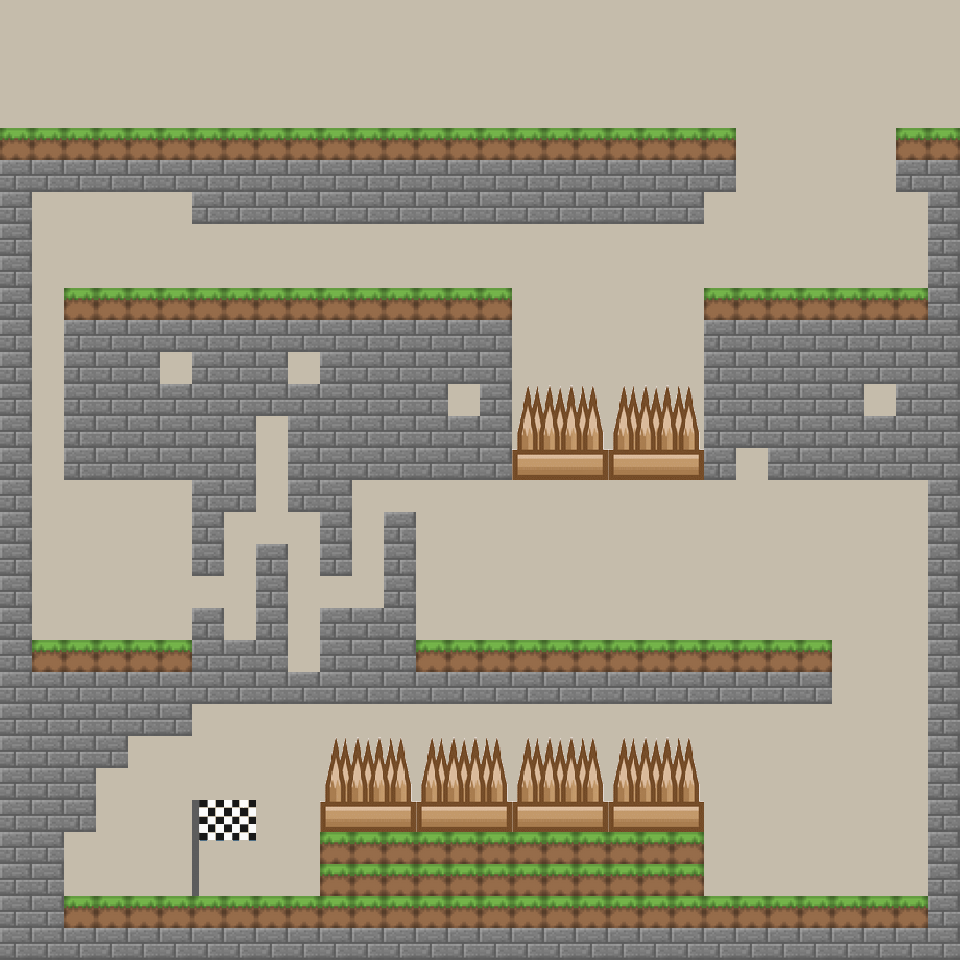

This game map was drawn from its Tiled (.tmx) file and the tilesets committed beside it. A one-line description and the full map source follow:
An orthogonal 30x30 tile map with 32x32 px tiles, 1 tile layer (level_1), 4 tilesets.

<map version="1.0" tiledversion="1.0.3" orientation="orthogonal" renderorder="right-down" width="30" height="30" tilewidth="32" tileheight="32" backgroundcolor="#c5bcab" nextobjectid="1">
 <tileset firstgid="1" name="dirt" tilewidth="32" tileheight="32" tilecount="1" columns="1">
  <image source="img/dirt.png" width="32" height="32" />
 </tileset>
 <tileset firstgid="2" name="cobble" tilewidth="32" tileheight="32" tilecount="1" columns="1">
  <image source="img/cobble.png" width="32" height="32" />
 </tileset>
 <tileset firstgid="3" name="spike1" tilewidth="32" tileheight="32" tilecount="9" columns="3">
  <image source="img/spike1.png" width="96" height="96" />
 </tileset>
 <tileset firstgid="12" name="flag" tilewidth="32" tileheight="32" tilecount="6" columns="2">
  <image source="img/flag.png" width="64" height="121" />
 </tileset>
 <layer name="level_1" width="30" height="30">
  <data encoding="csv">
0,0,0,0,0,0,0,0,0,0,0,0,0,0,0,0,0,0,0,0,0,0,0,0,0,0,0,0,0,0,
0,0,0,0,0,0,0,0,0,0,0,0,0,0,0,0,0,0,0,0,0,0,0,0,0,0,0,0,0,0,
0,0,0,0,0,0,0,0,0,0,0,0,0,0,0,0,0,0,0,0,0,0,0,0,0,0,0,0,0,0,
0,0,0,0,0,0,0,0,0,0,0,0,0,0,0,0,0,0,0,0,0,0,0,0,0,0,0,0,0,0,
1,1,1,1,1,1,1,1,1,1,1,1,1,1,1,1,1,1,1,1,1,1,1,0,0,0,0,0,1,1,
2,2,2,2,2,2,2,2,2,2,2,2,2,2,2,2,2,2,2,2,2,2,2,0,0,0,0,0,2,2,
2,0,0,0,0,0,2,2,2,2,2,2,2,2,2,2,2,2,2,2,2,2,0,0,0,0,0,0,0,2,
2,0,0,0,0,0,0,0,0,0,0,0,0,0,0,0,0,0,0,0,0,0,0,0,0,0,0,0,0,2,
2,0,0,0,0,0,0,0,0,0,0,0,0,0,0,0,0,0,0,0,0,0,0,0,0,0,0,0,0,2,
2,0,1,1,1,1,1,1,1,1,1,1,1,1,1,1,0,0,0,0,0,0,1,1,1,1,1,1,1,2,
2,0,2,2,2,2,2,2,2,2,2,2,2,2,2,2,0,0,0,0,0,0,2,2,2,2,2,2,2,2,
2,0,2,2,2,0,2,2,2,0,2,2,2,2,2,2,0,0,0,0,0,0,2,2,2,2,2,2,2,2,
2,0,2,2,2,2,2,2,2,2,2,2,2,2,0,2,3,4,5,3,4,5,2,2,2,2,2,0,2,2,
2,0,2,2,2,2,2,2,0,2,2,2,2,2,2,2,6,7,8,6,7,8,2,2,2,2,2,2,2,2,
2,0,2,2,2,2,2,2,0,2,2,2,2,2,2,2,9,10,11,9,10,11,2,0,2,2,2,2,2,2,
2,0,0,0,0,0,2,2,0,2,2,0,0,0,0,0,0,0,0,0,0,0,0,0,0,0,0,0,0,2,
2,0,0,0,0,0,2,0,0,0,2,0,2,0,0,0,0,0,0,0,0,0,0,0,0,0,0,0,0,2,
2,0,0,0,0,0,2,0,2,0,2,0,2,0,0,0,0,0,0,0,0,0,0,0,0,0,0,0,0,2,
2,0,0,0,0,0,0,0,2,0,0,0,2,0,0,0,0,0,0,0,0,0,0,0,0,0,0,0,0,2,
2,0,0,0,0,0,2,0,2,0,2,2,2,0,0,0,0,0,0,0,0,0,0,0,0,0,0,0,0,2,
2,1,1,1,1,1,2,2,2,0,2,2,2,1,1,1,1,1,1,1,1,1,1,1,1,1,0,0,0,2,
2,2,2,2,2,2,2,2,2,2,2,2,2,2,2,2,2,2,2,2,2,2,2,2,2,2,0,0,0,2,
2,2,2,2,2,2,0,0,0,0,0,0,0,0,0,0,0,0,0,0,0,0,0,0,0,0,0,0,0,2,
2,2,2,2,0,0,0,0,0,0,3,4,5,3,4,5,3,4,5,3,4,5,0,0,0,0,0,0,0,2,
2,2,2,0,0,0,0,0,0,0,6,7,8,6,7,8,6,7,8,6,7,8,0,0,0,0,0,0,0,2,
2,2,2,0,0,0,12,13,0,0,9,10,11,9,10,11,9,10,11,9,10,11,0,0,0,0,0,0,0,2,
2,2,0,0,0,0,14,15,0,0,1,1,1,1,1,1,1,1,1,1,1,1,0,0,0,0,0,0,0,2,
2,2,0,0,0,0,16,17,0,0,1,1,1,1,1,1,1,1,1,1,1,1,0,0,0,0,0,0,0,2,
2,2,1,1,1,1,1,1,1,1,1,1,1,1,1,1,1,1,1,1,1,1,1,1,1,1,1,1,1,2,
2,2,2,2,2,2,2,2,2,2,2,2,2,2,2,2,2,2,2,2,2,2,2,2,2,2,2,2,2,2
</data>
 </layer>
</map>